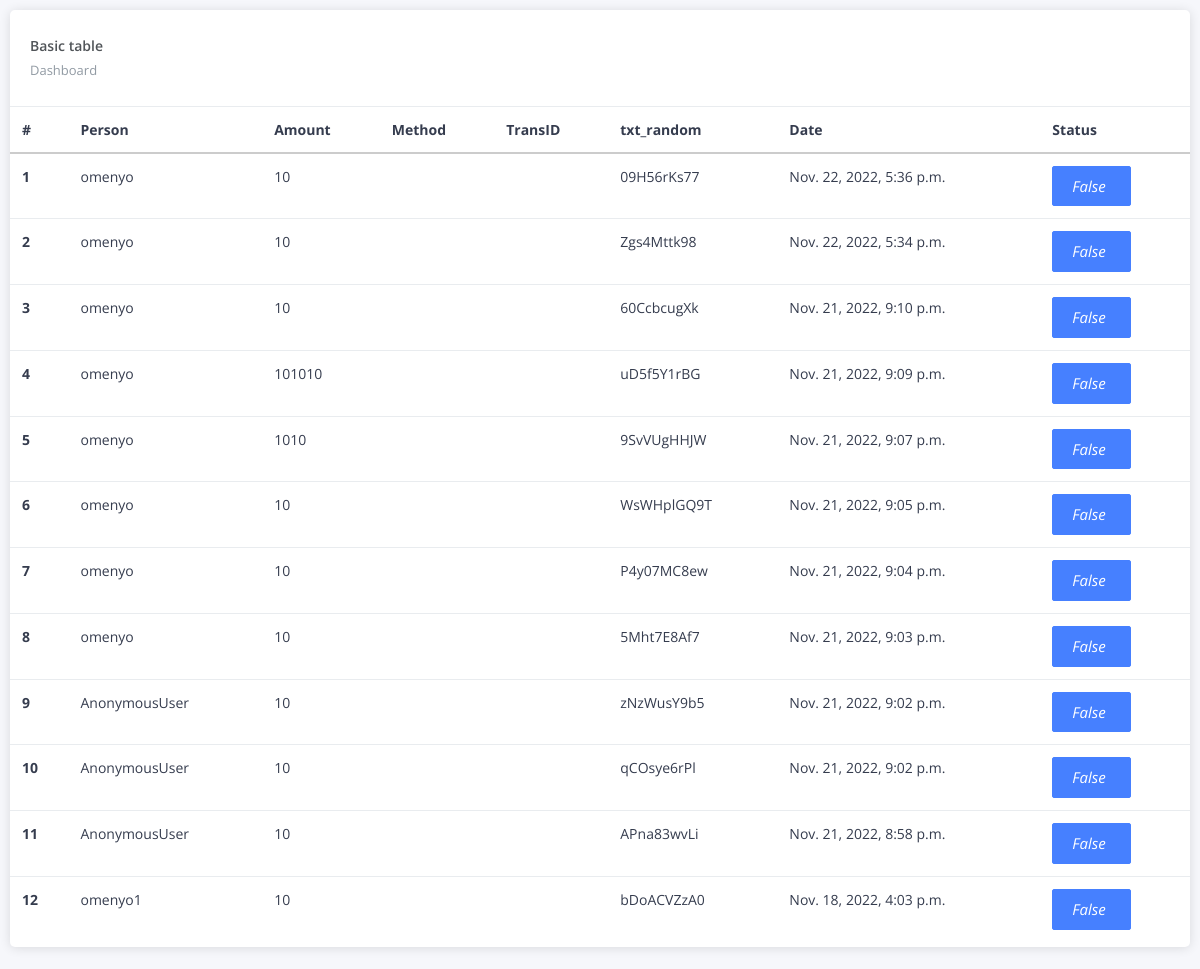
Before: /deposit_table (signed in) with the older database file.
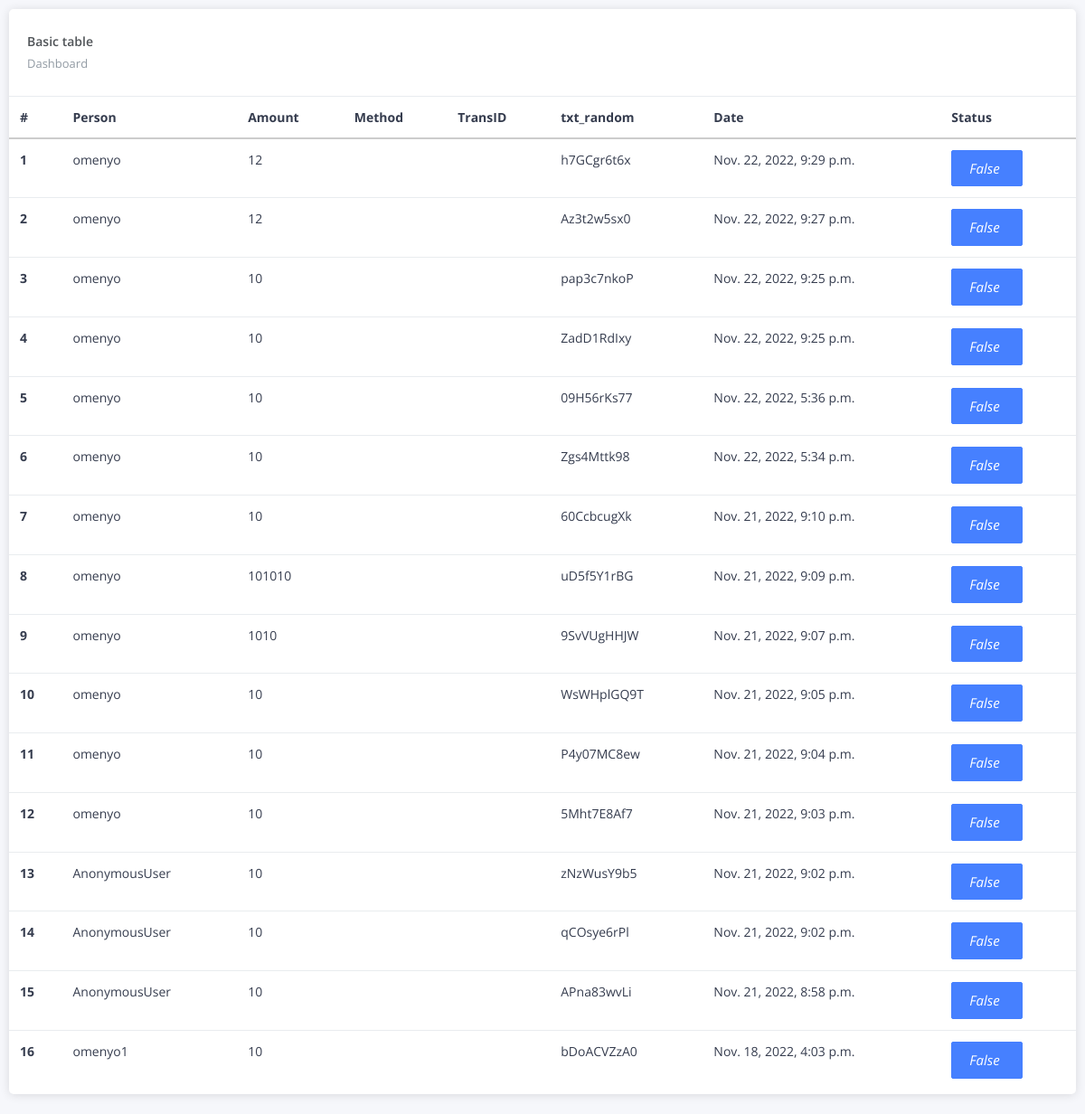
After: the same page with the newer database file.
### main/models.py (models this page shows, shortened)
class Deposit(models.Model):
	person = models.CharField(max_length=1000)
	amount= models.CharField(max_length=1000)
	txt_random=models.CharField(max_length=1000, default=1)
	date_deposit =models.DateTimeField(default=datetime.datetime.today)
	status=models.BooleanField(default=False)
	class Meta:
		ordering = ('-date_deposit', )

### main/views.py (the view)
# urls.py: path('deposit_table', views.deposit_table, name='deposit_table'),
@staff_member_required
def deposit_table(request):
    deposits= Deposit.objects.filter(status=False)
    context={'deposits':deposits}
    return render(request,'super.html',context)

### templates/super.html (shortened to what this page needs)
{% extends 'base2.html' %}
{% load static %}
{% load crispy_forms_tags %}
{% block body %}
<div class="pcoded">
    <div class="pcoded-inner-content">
        <div class="main-body">
            <div class="page-body">
                <div class="card">
                    <div class="card-header">
                        <h5>Basic table</h5>
                        <a href="/admin/"><span>Dashboard</span></a>
                        <div class="card-header-right">    <ul class="list-unstyled card-option">        <li><i class="icofont icofont-simple-left "></i></li>        </ul></div>
                    </div>
                    <div class="card-block table-border-style">
                        <div class="table-responsive">
                            <table class="table">
                                <thead>
                                    <tr>
                                        <th>#</th>
                                        <th>Person</th>
                                        <th>Amount</th>
                                        <th>Method</th>
                                        <th>TransID</th>
                                        <th>txt_random</th>
                                        <th>Date</th>
                                        <th>Status</th>
                                    </tr>
                                </thead>
                                <tbody>
                                    {% for brand in deposits %}
                                    <tr>
                                        <th scope="row">{{ forloop.counter }}</th>
                                        <td>{{ brand.person }}</td>
                                        <td>{{ brand.amount }}</td>
                                        <td>{{ brand.method.name }}</td>
                                        <td>{{ brand.transID }}</td>
                                        <td>{{ brand.txt_random }}</td>
                                        <td>{{ brand.date_deposit }}</td>
                                        <td><a href="{% url 'deposit_update' brand.id %}" class="btn btn-primary">
                                        <i class="fa fa-edit">{{ brand.status }}</i>
                                        </a></td>
                                    </tr>
                                    {% endfor %}
                                </tbody>
                            </table>
                        </div>
                    </div>
                </div>
{% endblock %}

Changed rows visible on the page:
added Deposit: person "omenyo", amount "12", txt_random "h7GCgr6t6x", date_deposit "Nov. 22, 2022, 9:29 p.m.", status "False"
added Deposit: person "omenyo", amount "12", txt_random "Az3t2w5sx0", date_deposit "Nov. 22, 2022, 9:27 p.m.", status "False"
added Deposit: person "omenyo", amount "10", txt_random "pap3c7nkoP", date_deposit "Nov. 22, 2022, 9:25 p.m.", status "False"
added Deposit: person "omenyo", amount "10", txt_random "ZadD1RdIxy", date_deposit "Nov. 22, 2022, 9:25 p.m.", status "False"
